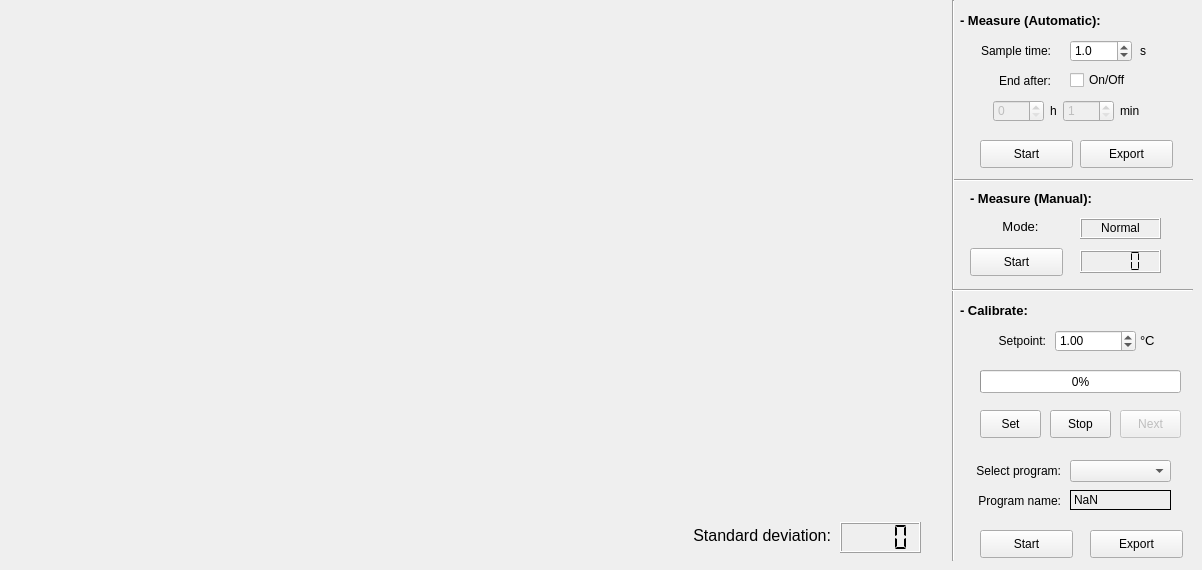
   <widget class="QWidget" name="tabMeasure">
    <attribute name="title">
     <string>Measure</string>
    </attribute>
    <widget class="QLabel" name="label_22">
     <property name="geometry">
      <rect>
       <x>1140</x>
       <y>40</y>
       <width>21</width>
       <height>21</height>
      </rect>
     </property>
     <property name="font">
      <font>
       <pointsize>9</pointsize>
      </font>
     </property>
     <property name="text">
      <string>s</string>
     </property>
    </widget>
    <widget class="QLabel" name="label_18">
     <property name="geometry">
      <rect>
       <x>960</x>
       <y>40</y>
       <width>91</width>
       <height>21</height>
      </rect>
     </property>
     <property name="font">
      <font>
       <pointsize>9</pointsize>
      </font>
     </property>
     <property name="text">
      <string>Sample time:</string>
     </property>
     <property name="alignment">
      <set>Qt::AlignRight|Qt::AlignTrailing|Qt::AlignVCenter</set>
     </property>
    </widget>
    <widget class="QFrame" name="frame_4">
     <property name="geometry">
      <rect>
       <x>1080</x>
       <y>218</y>
       <width>81</width>
       <height>21</height>
      </rect>
     </property>
     <property name="frameShape">
      <enum>QFrame::Box</enum>
     </property>
     <property name="frameShadow">
      <enum>QFrame::Raised</enum>
     </property>
     <widget class="QFrame" name="frame_5">
      <property name="geometry">
       <rect>
        <x>110</x>
        <y>20</y>
        <width>111</width>
        <height>21</height>
       </rect>
      </property>
      <property name="frameShape">
       <enum>QFrame::Box</enum>
      </property>
      <property name="frameShadow">
       <enum>QFrame::Raised</enum>
      </property>
     </widget>
     <widget class="QLabel" name="lblMode">
      <property name="geometry">
       <rect>
        <x>10</x>
        <y>0</y>
        <width>61</width>
        <height>20</height>
       </rect>
      </property>
      <property name="font">
       <font>
        <pointsize>9</pointsize>
       </font>
      </property>
      <property name="text">
       <string>Normal</string>
      </property>
      <property name="alignment">
       <set>Qt::AlignCenter</set>
      </property>
     </widget>
    </widget>
    <widget class="PlotWidget" name="graphWidget" native="true">
     <property name="geometry">
      <rect>
       <x>10</x>
       <y>10</y>
       <width>931</width>
       <height>551</height>
      </rect>
     </property>
    </widget>
    <widget class="QPushButton" name="btnExport">
     <property name="enabled">
      <bool>true</bool>
     </property>
     <property name="geometry">
      <rect>
       <x>1080</x>
       <y>140</y>
       <width>93</width>
       <height>28</height>
      </rect>
     </property>
     <property name="text">
      <string>Export</string>
     </property>
    </widget>
    <widget class="QDoubleSpinBox" name="dsbSampleTime">
     <property name="enabled">
      <bool>true</bool>
     </property>
     <property name="geometry">
      <rect>
       <x>1070</x>
       <y>40</y>
       <width>62</width>
       <height>22</height>
      </rect>
     </property>
     <property name="font">
      <font>
       <pointsize>9</pointsize>
      </font>
     </property>
     <property name="decimals">
      <number>1</number>
     </property>
     <property name="minimum">
      <double>0.100000000000000</double>
     </property>
     <property name="maximum">
      <double>100.000000000000000</double>
     </property>
     <property name="singleStep">
      <double>0.100000000000000</double>
     </property>
     <property name="value">
      <double>1.000000000000000</double>
     </property>
    </widget>
    <widget class="QCheckBox" name="cbTimerOnOff">
     <property name="geometry">
      <rect>
       <x>1070</x>
       <y>70</y>
       <width>81</width>
       <height>20</height>
      </rect>
     </property>
     <property name="font">
      <font>
       <pointsize>9</pointsize>
      </font>
     </property>
     <property name="text">
      <string>On/Off</string>
     </property>
     <property name="checked">
      <bool>false</bool>
     </property>
    </widget>
    <widget class="QLCDNumber" name="lcdTemperature">
     <property name="geometry">
      <rect>
       <x>1080</x>
       <y>250</y>
       <width>81</width>
       <height>23</height>
      </rect>
     </property>
     <property name="frameShadow">
      <enum>QFrame::Raised</enum>
     </property>
     <property name="digitCount">
      <number>4</number>
     </property>
     <property name="segmentStyle">
      <enum>QLCDNumber::Flat</enum>
     </property>
    </widget>
    <widget class="QPushButton" name="btnStartSample">
     <property name="geometry">
      <rect>
       <x>980</x>
       <y>140</y>
       <width>93</width>
       <height>28</height>
      </rect>
     </property>
     <property name="text">
      <string>Start</string>
     </property>
    </widget>
    <widget class="QLabel" name="label_21">
     <property name="geometry">
      <rect>
       <x>1120</x>
       <y>100</y>
       <width>31</width>
       <height>21</height>
      </rect>
     </property>
     <property name="font">
      <font>
       <pointsize>9</pointsize>
      </font>
     </property>
     <property name="text">
      <string>min</string>
     </property>
    </widget>
    <widget class="QLabel" name="label_20">
     <property name="geometry">
      <rect>
       <x>1050</x>
       <y>100</y>
       <width>16</width>
       <height>21</height>
      </rect>
     </property>
     <property name="font">
      <font>
       <pointsize>9</pointsize>
      </font>
     </property>
     <property name="text">
      <string>h</string>
     </property>
    </widget>
    <widget class="QLabel" name="label_24">
     <property name="geometry">
      <rect>
       <x>990</x>
       <y>216</y>
       <width>61</width>
       <height>21</height>
      </rect>
     </property>
     <property name="font">
      <font>
       <pointsize>10</pointsize>
      </font>
     </property>
     <property name="text">
      <string>Mode:</string>
     </property>
     <property name="alignment">
      <set>Qt::AlignCenter</set>
     </property>
    </widget>
    <widget class="QLabel" name="label_5">
     <property name="geometry">
      <rect>
       <x>970</x>
       <y>188</y>
       <width>141</width>
       <height>20</height>
      </rect>
     </property>
     <property name="font">
      <font>
       <pointsize>10</pointsize>
       <weight>75</weight>
       <bold>true</bold>
       <underline>false</underline>
      </font>
     </property>
     <property name="text">
      <string>- Measure (Manual):</string>
     </property>
    </widget>
    <widget class="QDoubleSpinBox" name="dsbTimerHours">
     <property name="enabled">
      <bool>false</bool>
     </property>
     <property name="geometry">
      <rect>
       <x>993</x>
       <y>100</y>
       <width>51</width>
       <height>22</height>
      </rect>
     </property>
     <property name="font">
      <font>
       <pointsize>9</pointsize>
      </font>
     </property>
     <property name="decimals">
      <number>0</number>
     </property>
     <property name="minimum">
      <double>0.000000000000000</double>
     </property>
     <property name="maximum">
      <double>48.000000000000000</double>
     </property>
     <property name="singleStep">
      <double>1.000000000000000</double>
     </property>
     <property name="value">
      <double>0.000000000000000</double>
     </property>
    </widget>
    <widget class="QLabel" name="label_17">
     <property name="geometry">
      <rect>
       <x>960</x>
       <y>300</y>
       <width>191</width>
       <height>20</height>
      </rect>
     </property>
     <property name="font">
      <font>
       <pointsize>10</pointsize>
       <weight>75</weight>
       <bold>true</bold>
       <underline>false</underline>
      </font>
     </property>
     <property name="text">
      <string>- Calibrate:</string>
     </property>
    </widget>
    <widget class="QPushButton" name="btnRecord">
     <property name="geometry">
      <rect>
       <x>970</x>
       <y>248</y>
       <width>93</width>
       <height>28</height>
      </rect>
     </property>
     <property name="text">
      <string>Start</string>
     </property>
    </widget>
    <widget class="Line" name="line_6">
     <property name="geometry">
      <rect>
       <x>952</x>
       <y>170</y>
       <width>241</width>
       <height>20</height>
      </rect>
     </property>
     <property name="orientation">
      <enum>Qt::Horizontal</enum>
     </property>
    </widget>
    <widget class="QDoubleSpinBox" name="dsbTimerMinutes">
     <property name="enabled">
      <bool>false</bool>
     </property>
     <property name="geometry">
      <rect>
       <x>1063</x>
       <y>100</y>
       <width>51</width>
       <height>22</height>
      </rect>
     </property>
     <property name="font">
      <font>
       <pointsize>9</pointsize>
      </font>
     </property>
     <property name="decimals">
      <number>0</number>
     </property>
     <property name="minimum">
      <double>1.000000000000000</double>
     </property>
     <property name="maximum">
      <double>59.000000000000000</double>
     </property>
     <property name="singleStep">
      <double>1.000000000000000</double>
     </property>
     <property name="value">
      <double>1.000000000000000</double>
     </property>
    </widget>
    <widget class="QLabel" name="label_19">
     <property name="geometry">
      <rect>
       <x>980</x>
       <y>70</y>
       <width>71</width>
       <height>21</height>
      </rect>
     </property>
     <property name="font">
      <font>
       <pointsize>9</pointsize>
      </font>
     </property>
     <property name="text">
      <string>End after:</string>
     </property>
     <property name="alignment">
      <set>Qt::AlignRight|Qt::AlignTrailing|Qt::AlignVCenter</set>
     </property>
    </widget>
    <widget class="Line" name="line_4">
     <property name="geometry">
      <rect>
       <x>943</x>
       <y>0</y>
       <width>20</width>
       <height>561</height>
      </rect>
     </property>
     <property name="orientation">
      <enum>Qt::Vertical</enum>
     </property>
    </widget>
    <widget class="QLabel" name="label_55">
     <property name="geometry">
      <rect>
       <x>960</x>
       <y>10</y>
       <width>191</width>
       <height>20</height>
      </rect>
     </property>
     <property name="font">
      <font>
       <pointsize>10</pointsize>
       <weight>75</weight>
       <bold>true</bold>
       <underline>false</underline>
      </font>
     </property>
     <property name="text">
      <string>- Measure (Automatic):</string>
     </property>
    </widget>
    <widget class="Line" name="line_7">
     <property name="geometry">
      <rect>
       <x>952</x>
       <y>280</y>
       <width>241</width>
       <height>20</height>
      </rect>
     </property>
     <property name="orientation">
      <enum>Qt::Horizontal</enum>
     </property>
    </widget>
    <widget class="QLabel" name="label_34">
     <property name="geometry">
      <rect>
       <x>965</x>
       <y>330</y>
       <width>81</width>
       <height>21</height>
      </rect>
     </property>
     <property name="font">
      <font>
       <pointsize>9</pointsize>
      </font>
     </property>
     <property name="text">
      <string>Setpoint:</string>
     </property>
     <property name="alignment">
      <set>Qt::AlignRight|Qt::AlignTrailing|Qt::AlignVCenter</set>
     </property>
    </widget>
    <widget class="QLabel" name="label_35">
     <property name="geometry">
      <rect>
       <x>970</x>
       <y>460</y>
       <width>91</width>
       <height>21</height>
      </rect>
     </property>
     <property name="font">
      <font>
       <pointsize>9</pointsize>
      </font>
     </property>
     <property name="text">
      <string>Select program:</string>
     </property>
     <property name="alignment">
      <set>Qt::AlignRight|Qt::AlignTrailing|Qt::AlignVCenter</set>
     </property>
    </widget>
    <widget class="QComboBox" name="cmbSelectProfile">
     <property name="geometry">
      <rect>
       <x>1070</x>
       <y>460</y>
       <width>101</width>
       <height>22</height>
      </rect>
     </property>
    </widget>
    <widget class="QPushButton" name="btnStartCalibration">
     <property name="geometry">
      <rect>
       <x>980</x>
       <y>530</y>
       <width>93</width>
       <height>28</height>
      </rect>
     </property>
     <property name="text">
      <string>Start</string>
     </property>
    </widget>
    <widget class="QPushButton" name="btnExportCalibration">
     <property name="enabled">
      <bool>true</bool>
     </property>
     <property name="geometry">
      <rect>
       <x>1090</x>
       <y>530</y>
       <width>93</width>
       <height>28</height>
      </rect>
     </property>
     <property name="text">
      <string>Export</string>
     </property>
    </widget>
    <widget class="QDoubleSpinBox" name="dsbSetpoint">
     <property name="enabled">
      <bool>true</bool>
     </property>
     <property name="geometry">
      <rect>
       <x>1055</x>
       <y>330</y>
       <width>81</width>
       <height>22</height>
      </rect>
     </property>
     <property name="font">
      <font>
       <pointsize>9</pointsize>
      </font>
     </property>
     <property name="decimals">
      <number>2</number>
     </property>
     <property name="minimum">
      <double>0.000000000000000</double>
     </property>
     <property name="maximum">
      <double>500.000000000000000</double>
     </property>
     <property name="singleStep">
      <double>0.100000000000000</double>
     </property>
     <property name="value">
      <double>1.000000000000000</double>
     </property>
    </widget>
    <widget class="QLabel" name="label_36">
     <property name="geometry">
      <rect>
       <x>1140</x>
       <y>330</y>
       <width>21</width>
       <height>21</height>
      </rect>
     </property>
     <property name="font">
      <font>
       <pointsize>10</pointsize>
      </font>
     </property>
     <property name="text">
      <string>°C</string>
     </property>
    </widget>
    <widget class="QLabel" name="label_101">
     <property name="geometry">
      <rect>
       <x>970</x>
       <y>490</y>
       <width>91</width>
       <height>21</height>
      </rect>
     </property>
     <property name="font">
      <font>
       <pointsize>9</pointsize>
      </font>
     </property>
     <property name="text">
      <string>Program name:</string>
     </property>
     <property name="alignment">
      <set>Qt::AlignRight|Qt::AlignTrailing|Qt::AlignVCenter</set>
     </property>
    </widget>
    <widget class="QLabel" name="lblProgNameMeasurePage">
     <property name="geometry">
      <rect>
       <x>1070</x>
       <y>490</y>
       <width>101</width>
       <height>20</height>
      </rect>
     </property>
     <property name="frameShape">
      <enum>QFrame::Box</enum>
     </property>
     <property name="text">
      <string>NaN</string>
     </property>
    </widget>
    <widget class="QPushButton" name="btnSetSetpoint">
     <property name="geometry">
      <rect>
       <x>980</x>
       <y>410</y>
       <width>61</width>
       <height>28</height>
      </rect>
     </property>
     <property name="text">
      <string>Set</string>
     </property>
    </widget>
    <widget class="QProgressBar" name="pbHeater">
     <property name="geometry">
      <rect>
       <x>980</x>
       <y>370</y>
       <width>201</width>
       <height>23</height>
      </rect>
     </property>
     <property name="value">
      <number>0</number>
     </property>
     <property name="textDirection">
      <enum>QProgressBar::TopToBottom</enum>
     </property>
    </widget>
    <widget class="QPushButton" name="btnAdvanceNext">
     <property name="enabled">
      <bool>false</bool>
     </property>
     <property name="geometry">
      <rect>
       <x>1120</x>
       <y>410</y>
       <width>61</width>
       <height>28</height>
      </rect>
     </property>
     <property name="text">
      <string>Next</string>
     </property>
    </widget>
    <widget class="QPushButton" name="btnStopHeating">
     <property name="enabled">
      <bool>true</bool>
     </property>
     <property name="geometry">
      <rect>
       <x>1050</x>
       <y>410</y>
       <width>61</width>
       <height>28</height>
      </rect>
     </property>
     <property name="text">
      <string>Stop</string>
     </property>
    </widget>
    <widget class="QLCDNumber" name="lcdStandardDeviation">
     <property name="geometry">
      <rect>
       <x>840</x>
       <y>522</y>
       <width>81</width>
       <height>31</height>
      </rect>
     </property>
     <property name="frameShadow">
      <enum>QFrame::Raised</enum>
     </property>
     <property name="digitCount">
      <number>4</number>
     </property>
     <property name="segmentStyle">
      <enum>QLCDNumber::Flat</enum>
     </property>
    </widget>
    <widget class="QLabel" name="label_68">
     <property name="geometry">
      <rect>
       <x>650</x>
       <y>520</y>
       <width>181</width>
       <height>31</height>
      </rect>
     </property>
     <property name="font">
      <font>
       <pointsize>12</pointsize>
      </font>
     </property>
     <property name="text">
      <string>Standard deviation:</string>
     </property>
     <property name="alignment">
      <set>Qt::AlignRight|Qt::AlignTrailing|Qt::AlignVCenter</set>
     </property>
    </widget>
   </widget>
